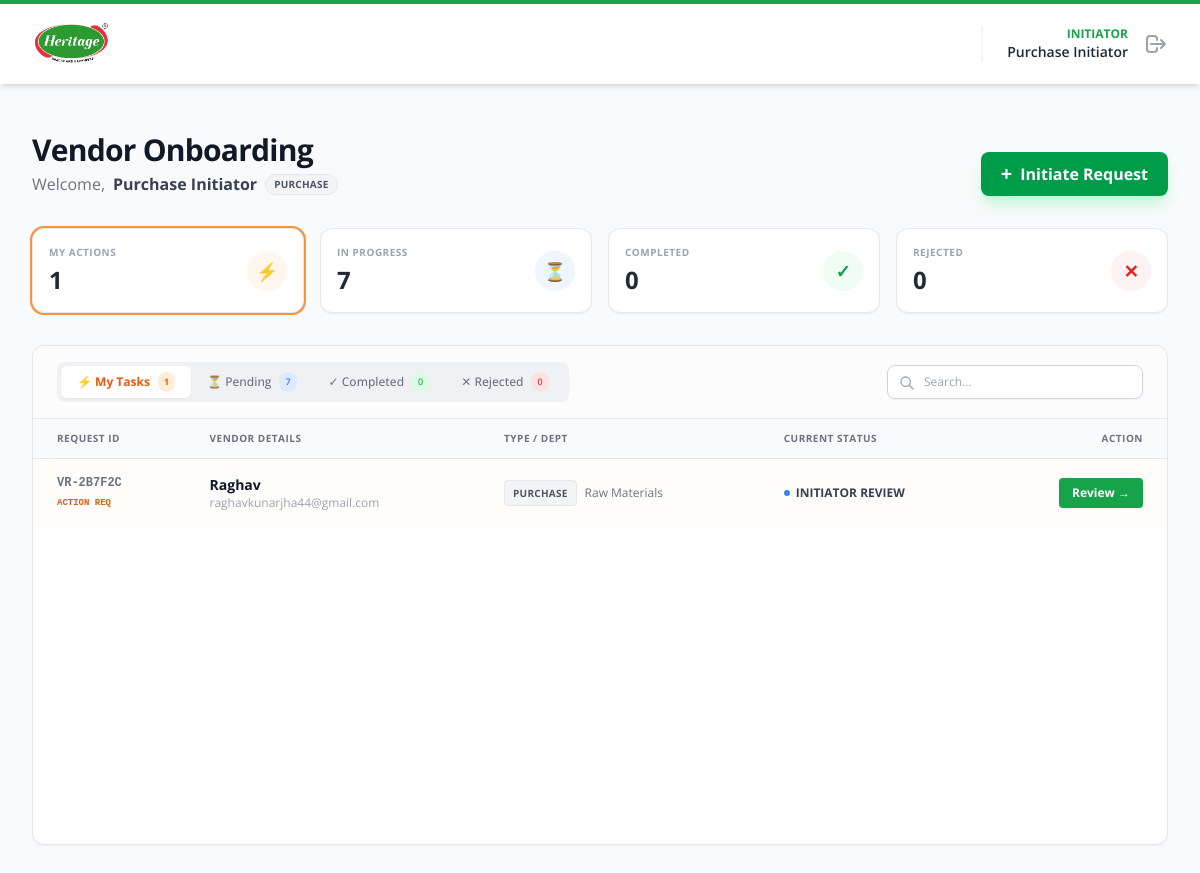
Before: /dashboard (signed in) with the older database file.
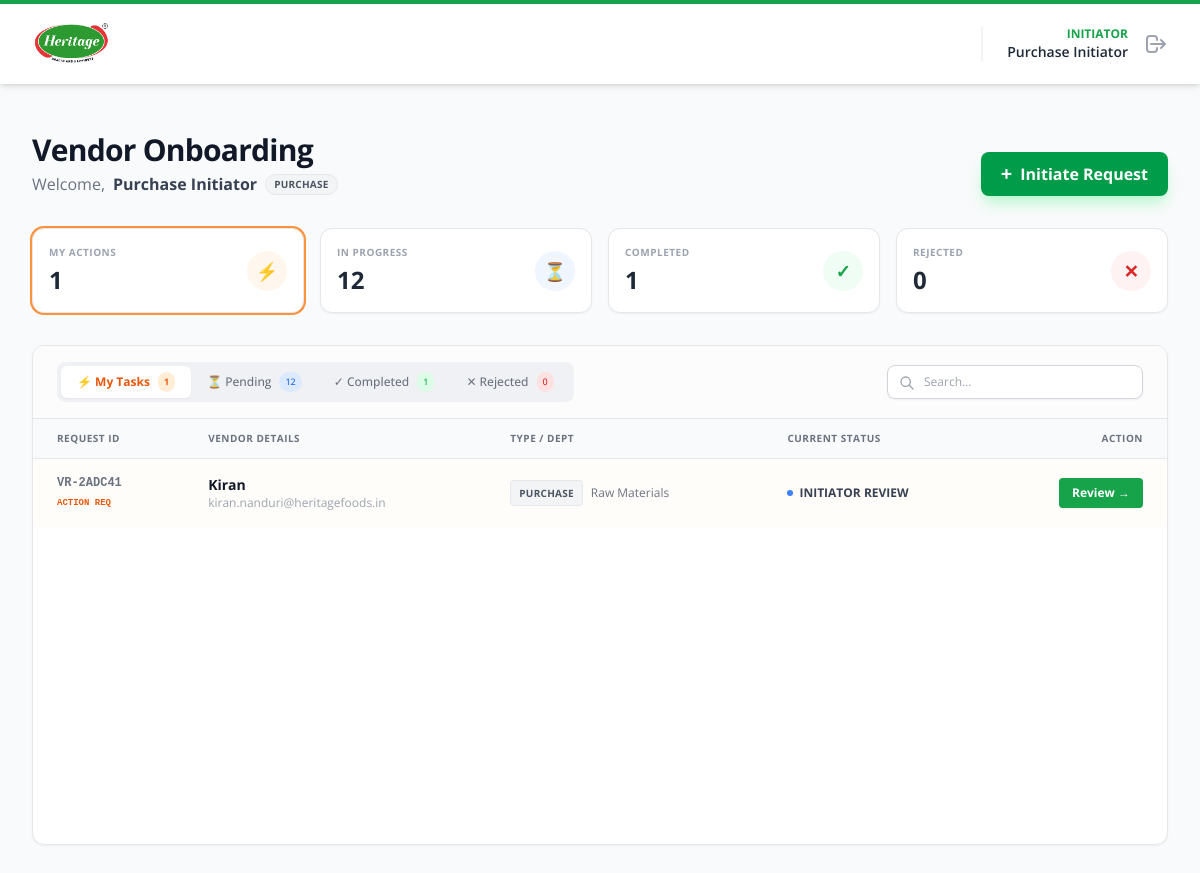
After: the same page with the newer database file.
### app/models.py (models this page shows, shortened)
class VendorRequest(db.Model):
    id = db.Column(db.Integer, primary_key=True)
    request_id = db.Column(db.String(20), unique=True, nullable=False)
    token = db.Column(db.String(100), unique=True, nullable=False)
    created_at = db.Column(db.DateTime, default=datetime.utcnow)
    status = db.Column(db.String(20), default='DRAFT')
    current_dept_flow = db.Column(db.String(20))
    current_step_number = db.Column(db.Integer, default=1)
    finance_stage = db.Column(db.String(20))
    initiator_id = db.Column(db.Integer, db.ForeignKey('user.id'))
    initiator_dept = db.Column(db.String(50))
    vendor_type = db.Column(db.String(50))
    title = db.Column(db.String(10))
    vendor_name_basic = db.Column(db.String(100))
    trade_name = db.Column(db.String(100))
    constitution = db.Column(db.String(50))
    cin_number = db.Column(db.String(21))
    contact_person_name = db.Column(db.String(100))
    contact_person_designation = db.Column(db.String(50))
    mobile_number = db.Column(db.String(15))
    mobile_number_2 = db.Column(db.String(15))
    landline_number = db.Column(db.String(15))
    vendor_email = db.Column(db.String(100))
    product_service_description = db.Column(db.Text)
    street = db.Column(db.String(100))
    street_2 = db.Column(db.String(100))
    street_3 = db.Column(db.String(100))
    street_4 = db.Column(db.String(100))
    city = db.Column(db.String(50))
    state = db.Column(db.String(50))
    postal_code = db.Column(db.String(10))
    region_code = db.Column(db.String(10))
    gst_registered = db.Column(db.String(5))
    gst_number = db.Column(db.String(15))
    gst_file_path = db.Column(db.String(200))
    pan_number = db.Column(db.String(10))
    pan_file_path = db.Column(db.String(200))
    msme_registered = db.Column(db.String(5))
    msme_type = db.Column(db.String(50))
    msme_number = db.Column(db.String(50))
    msme_file_path = db.Column(db.String(200))
    bank_name = db.Column(db.String(100))
    bank_account_holder_name = db.Column(db.String(100))
    bank_account_no = db.Column(db.String(50))
    bank_ifsc = db.Column(db.String(20))
    bank_proof_file_path = db.Column(db.String(200))
    payment_terms = db.Column(db.String(50))
    incoterms = db.Column(db.String(50))
    account_group = db.Column(db.String(50))
    purchase_org = db.Column(db.String(50))
    gl_account = db.Column(db.String(50))
    house_bank = db.Column(db.String(50))
    sap_id = db.Column(db.String(20))
    last_query = db.Column(db.Text)
    tax_details = db.relationship('VendorTaxDetail', backref='vendor_request', lazy=True, cascade="all, delete-orphan")

### app/blueprints/main.py (the view)
@main_bp.route('/dashboard')
@login_required
def dashboard():
    if current_user.role == 'admin':
        all_reqs = VendorRequest.query.order_by(VendorRequest.created_at.desc()).all()
    elif current_user.role == 'initiator':
        all_reqs = VendorRequest.query.filter_by(initiator_id=current_user.id).order_by(VendorRequest.created_at.desc()).all()
    else:
        if current_user.department in ['Finance', 'IT', 'HR']:
            all_reqs = VendorRequest.query.order_by(VendorRequest.created_at.desc()).all()
        else:
            all_reqs = VendorRequest.query.filter_by(initiator_dept=current_user.department).order_by(VendorRequest.created_at.desc()).all()
    pending_items = []
    for r in all_reqs:
        r.pending_action = False
        if r.status in ['DRAFT', 'REJECTED', 'COMPLETED']:
            continue
        pending_email, stage_name = get_next_approver_email(r)
        if pending_email and current_user.email:
            if pending_email.strip().lower() == current_user.email.strip().lower():
                r.pending_action = True
                pending_items.append(r)
    stats = {
        'total': len(all_reqs),
        'action_required': len(pending_items),
        'completed': sum(1 for r in all_reqs if r.status == 'COMPLETED'),
        'rejected': sum(1 for r in all_reqs if r.status == 'REJECTED'),
        'in_process': sum(1 for r in all_reqs if r.status not in ['DRAFT', 'COMPLETED', 'REJECTED']),
        'stuck_dept': sum(1 for r in all_reqs if r.current_dept_flow == 'DEPT' and r.status == 'PENDING_APPROVAL'),
        'stuck_finance': sum(1 for r in all_reqs if r.current_dept_flow == 'FINANCE' and r.status == 'PENDING_APPROVAL'),
        'stuck_it': sum(1 for r in all_reqs if r.current_dept_flow == 'IT' and r.status == 'PENDING_APPROVAL'),
    }
    dept_categories = []
    if current_user.department:
        rules = CategoryRouting.query.filter_by(department=current_user.department).all()
        dept_categories = sorted(list(set([r.category_name for r in rules])))
        if not dept_categories: dept_categories = ["General Goods", "Services"]
    return render_template('main/dashboard.html',
                           requests=all_reqs,
                           stats=stats,
                           dept_categories=dept_categories)

### app/templates/main/dashboard.html (shortened to what the changed rows need)
{% extends "base.html" %}
{% block content %}
<div class="max-w-7xl mx-auto pb-12" x-data="{
    activeTab: '{{ 'process' if current_user.role == 'admin' else ('tasks' if stats.action_required > 0 else 'process') }}',
    searchQuery: ''
}">
    <div class="flex flex-col md:flex-row justify-between items-end mb-8 gap-4">
        <div>
            <h1 class="text-3xl font-bold text-gray-900 tracking-tight">Vendor Onboarding</h1>
        </div>
    </div>
    <div class="grid grid-cols-1 {{ 'md:grid-cols-3' if current_user.role == 'admin' else 'md:grid-cols-4' }} gap-4 mb-8">
        <div class="bg-white p-4 rounded-xl border border-gray-200 shadow-sm flex items-center justify-between group hover:border-blue-300 transition cursor-pointer"
             @click="activeTab = 'process'" :class="activeTab === 'process' ? 'ring-2 ring-blue-400' : ''">
            <div>
                <p class="text-[10px] font-bold text-gray-400 uppercase tracking-wider">In Progress</p>
                <h3 class="text-2xl font-bold text-gray-800 mt-1">{{ stats.in_process }}</h3>
            </div>
        </div>
        <div class="bg-white p-4 rounded-xl border border-gray-200 shadow-sm flex items-center justify-between group hover:border-green-300 transition cursor-pointer"
             @click="activeTab = 'completed'" :class="activeTab === 'completed' ? 'ring-2 ring-green-400' : ''">
            <div>
                <p class="text-[10px] font-bold text-gray-400 uppercase tracking-wider">Completed</p>
                <h3 class="text-2xl font-bold text-gray-800 mt-1">{{ stats.completed }}</h3>
            </div>
        </div>
    </div>
    <div class="bg-white rounded-xl shadow-sm border border-gray-200 overflow-hidden min-h-[500px]">
        <div class="px-6 py-4 border-b border-gray-200 flex flex-col md:flex-row justify-between items-center gap-4 bg-gray-50/50">
            <div class="flex bg-gray-200/50 p-1 rounded-lg overflow-x-auto max-w-full">
                <button @click="activeTab = 'process'"
                        :class="activeTab === 'process' ? 'bg-white text-blue-600 shadow-sm font-bold' : 'text-gray-500 font-medium hover:text-gray-700'"
                        class="px-4 py-1.5 text-xs rounded-md transition-all duration-200 flex items-center gap-2 whitespace-nowrap">
                    <span>⏳ Pending</span>
                    <span class="bg-blue-100 text-blue-600 px-1.5 py-0.5 rounded-full text-[9px]">{{ stats.in_process }}</span>
                </button>
                <button @click="activeTab = 'completed'"
                        :class="activeTab === 'completed' ? 'bg-white text-green-600 shadow-sm font-bold' : 'text-gray-500 font-medium hover:text-gray-700'"
                        class="px-4 py-1.5 text-xs rounded-md transition-all duration-200 flex items-center gap-2 whitespace-nowrap">
                    <span>✓ Completed</span>
                    <span class="bg-green-100 text-green-600 px-1.5 py-0.5 rounded-full text-[9px]">{{ stats.completed }}</span>
                </button>
            </div>
        </div>
        <div class="overflow-x-auto">
            <table class="min-w-full divide-y divide-gray-200">
                <thead class="bg-gray-50">
                    <tr>
                        <th class="px-6 py-3 text-left text-[10px] font-bold text-gray-500 uppercase tracking-wider">Request ID</th>
                        <th class="px-6 py-3 text-left text-[10px] font-bold text-gray-500 uppercase tracking-wider">Vendor Details</th>
                        <th class="px-6 py-3 text-left text-[10px] font-bold text-gray-500 uppercase tracking-wider">Type / Dept</th>
                        <th class="px-6 py-3 text-left text-[10px] font-bold text-gray-500 uppercase tracking-wider">Current Status</th>
                        <th class="px-6 py-3 text-right text-[10px] font-bold text-gray-500 uppercase tracking-wider">Action</th>
                    </tr>
                </thead>
                <tbody class="bg-white divide-y divide-gray-200 text-sm">
                    {% for req in requests %}
                    <tr x-show="(
                            (activeTab === 'tasks' && '{{ req.pending_action }}' === 'True') ||
                            (activeTab === 'process' && '{{ req.status }}' !== 'COMPLETED' && '{{ req.status }}' !== 'REJECTED' && '{{ req.status }}' !== 'DRAFT') ||
                            (activeTab === 'completed' && '{{ req.status }}' === 'COMPLETED') ||
                            (activeTab === 'rejected' && '{{ req.status }}' === 'REJECTED')
                        ) && (
                            '{{ req.request_id }}'.toLowerCase().includes(searchQuery.toLowerCase()) ||
                            '{{ req.vendor_name_basic }}'.toLowerCase().includes(searchQuery.toLowerCase()) ||
                            '{{ req.status }}'.toLowerCase().includes(searchQuery.toLowerCase())
                        )"
                        class="hover:bg-gray-50 transition group {{ 'bg-orange-50/30' if req.pending_action else '' }}">
                        <td class="px-6 py-4 whitespace-nowrap font-mono text-xs font-bold text-gray-500">
                            {{ req.request_id }}
                            {% if req.pending_action %}
                                <span class="block text-[9px] text-orange-600 uppercase font-bold mt-1">Action Req</span>
                            {% endif %}
                        </td>
                        <td class="px-6 py-4 whitespace-nowrap">
                            <div class="text-sm font-bold text-gray-900 group-hover:text-green-700 transition">{{ req.vendor_name_basic }}</div>
                            <div class="text-xs text-gray-400">{{ req.vendor_email }}</div>
                        </td>
                        <td class="px-6 py-4 whitespace-nowrap">
                            <div class="flex items-center gap-2">
                                <span class="bg-gray-100 text-gray-600 text-[10px] px-2 py-0.5 rounded border border-gray-200 font-bold uppercase tracking-wide">
                                    {{ req.initiator_dept }}
                                </span>
                                <span class="text-xs text-gray-500">{{ req.vendor_type }}</span>
                            </div>
                        </td>
                        <td class="px-6 py-4 whitespace-nowrap">
                            {% if req.status == 'COMPLETED' %}
                                <span class="inline-flex items-center px-2.5 py-0.5 rounded-full text-xs font-bold bg-green-100 text-green-800 border border-green-200">
                                    <span class="w-1.5 h-1.5 bg-green-500 rounded-full mr-1.5"></span>
                                    Active / Completed
                                </span>
                            {% elif req.status == 'REJECTED' %}
                                <span class="inline-flex items-center px-2.5 py-0.5 rounded-full text-xs font-bold bg-red-100 text-red-800 border border-red-200">
                                    Rejected
                                </span>
                            {% else %}
                                <div class="flex flex-col">
                                    <span class="text-xs font-bold text-gray-700 flex items-center gap-1.5">
                                        <span class="w-1.5 h-1.5 bg-blue-500 rounded-full animate-pulse"></span>
                                        {{ req.current_dept_flow.replace('_', ' ') }}
                                    </span>
                                </div>
                            {% endif %}
                        </td>
                        <td class="px-6 py-4 whitespace-nowrap text-right">
                            <a href="{{ url_for('main.review_request', req_id=req.id) }}"
                               class="inline-flex items-center px-3 py-1.5 border border-transparent text-xs font-bold rounded shadow-sm text-white
                               {{ 'bg-green-600 hover:bg-green-700' if req.pending_action else 'bg-gray-400 hover:bg-gray-500' }} transition">
                                {{ 'Review' if req.pending_action else 'Track' }} &rarr;
                            </a>
                        </td>
                    </tr>
                    {% endfor %}
                </tbody>
            </table>
        </div>
    </div>
</div>
{% endblock %}

Changed rows visible on the page:
no longer on this page (row edited): VendorRequest: request_id "VR-2B7F2C", vendor_name_basic "Raghav", vendor_email "raghavkunarjha44@gmail.com", initiator_dept "PURCHASE", vendor_type "Raw Materials", current_dept_flow.replace "INITIATOR REVIEW", pending_action "Review"
added VendorRequest: request_id "VR-2ADC41", vendor_name_basic "Kiran", vendor_email "kiran.nanduri@heritagefoods.in", initiator_dept "PURCHASE", vendor_type "Raw Materials", current_dept_flow.replace "INITIATOR REVIEW", pending_action "Review"
Other visible differences:
{{ stats.in_process }}: "7" → "12"
{{ stats.completed }}: "0" → "1"
